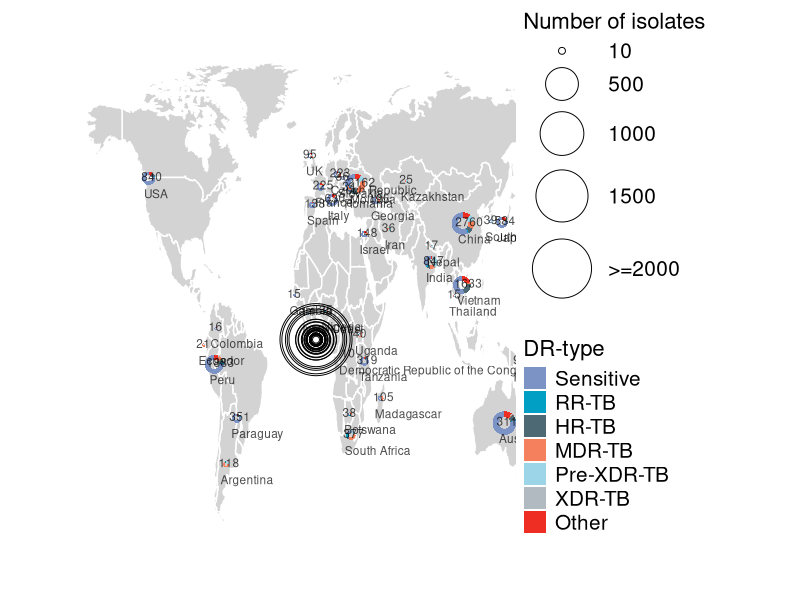

Generate this figure with R:
#!/usr/bin/Rscript

library(ggplot2)
library(dplyr)
library(maps)
library(grid)


colors <- data.frame(
  drtype = c("Sensitive", "RR-TB", "HR-TB", "MDR-TB","Pre-XDR-TB", "XDR-TB", "Other"), 
  color = c('#7C93C6', '#009FC3', '#4D6A74', '#F4805D', '#9BD5E7', '#B1BAC1', '#EE2E22'),
  row.names=1
)


lag <- read.table('drtype_stats.xls', sep = "\t", header = T)
names(lag) <- c("Area", "drtype", "count")
lag <- arrange(lag,Area,drtype)

index <- rownames(colors)

world_map <- map_data("world") |> subset(lat > -60)

gg <- ggplot() +
  geom_map(
    data = world_map, map = world_map,
    aes(long, lat, map_id = region),
    color = "white", fill = "lightgray", linewidth = 0.5) +
  theme(panel.background = element_blank(),
    panel.border = element_blank(),
    panel.grid = element_blank(),
    axis.title = element_blank(),
    axis.text = element_blank(),
    axis.ticks = element_blank(),
    plot.margin = unit(c(1, 5, 1, 1), "cm")
)


size <- arrange(aggregate(lag$count,by=list(lag$Area),sum),desc(x))
names(size) <- c("area","size")

plinshi <- ggplot(size,aes(area,size)) +
  geom_point(aes(size=size)) +
  scale_size_continuous(range = c(2,24),
    breaks = c(10,500,1000,1500,2000))

size[,'plotsize'] <- (ggplot_build(plinshi)$data)[[1]]['size']
rm(plinshi)


for (i in 1:dim(size)[1]) {
  submap<-world_map[world_map$region==size$area[i],]
  long<-sum(submap$long)/length(submap$long)
  lat<-sum(submap$lat)/length(submap$lat)
  size$long[i] <- long
  size$lat[i] <- lat
}

for (x in 1:nrow(size)) {
  subdrtypes <- lag[lag$Area == size$area[x], ]$drtype
  subcolors <- colors[subdrtypes, "color", drop=FALSE]
  subcolors <- subcolors[index, , drop=FALSE]
  subcolors <- subcolors[!is.na(subcolors$color), , drop=FALSE]

  sub_plot <- ggplot(lag[lag$Area == size$area[x], ], aes(x = 1, y = count, fill = factor(drtype, levels=rownames(subcolors)))) +
    geom_bar(width = 0.7, stat = "identity") +
    coord_polar("y", start = 0) +
    theme_void() +
    theme(legend.position = "None") +
    xlim(0, 1.5) +
	scale_fill_manual(values=subcolors$color)
  
  sub_grob <- ggplotGrob(sub_plot)

  xmin <- max(size$long[x] - (size$plotsize[x]/2), -Inf)
  xmax <- min(size$long[x] + (size$plotsize[x]/2), Inf)
  ymin <- max(size$lat[x] - (size$plotsize[x]/2), -Inf)
  ymax <- min(size$lat[x] + (size$plotsize[x]/2), Inf)

  gg <- gg + annotation_custom(sub_grob,
                               xmin = xmin,
                               xmax = xmax,
                               ymin = ymin,
                               ymax = ymax)
  
  gg <- gg + annotate("text",
                      x = size$long[x] - 5,
                      y = size$lat[x] - 6,
                      label = paste(size$size[x], "\n", size$area[x]),
                      hjust = 0.03, size=3, alpha=0.7,
                      vjust = 0)
}


gg <- gg + 
  geom_bar(data = lag, 
           aes(x = 0, fill = factor(drtype, levels=index), y = 0), stat = "identity") +
  scale_fill_manual(name = "DR-type", values = colors$color)+
  theme(legend.position = c(1.02, 0.25), 
       legend.text = element_text(size=15),
       legend.title = element_text(size = 16))

gg <- gg +
  geom_point(data=size, aes(x=0,y=0,size=size), pch=21) +
  scale_size_continuous(range = c(2,24),breaks = c(10,500,1000,1500,2000),labels = c('10', '500','1000','1500','>=2000')) +
  labs(size='Number of isolates') +
  guides(size = guide_legend(order = 1), fill = guide_legend(order = 2)) +
  theme(legend.position = c(1.02, 0.55),
       legend.text = element_text(size=15),
       legend.title = element_text(size = 16))


ggsave('drtype_piemap.pdf', gg, height=10, width=18)

if(file_test("-f", "Rplots.pdf")) file.remove("Rplots.pdf")
